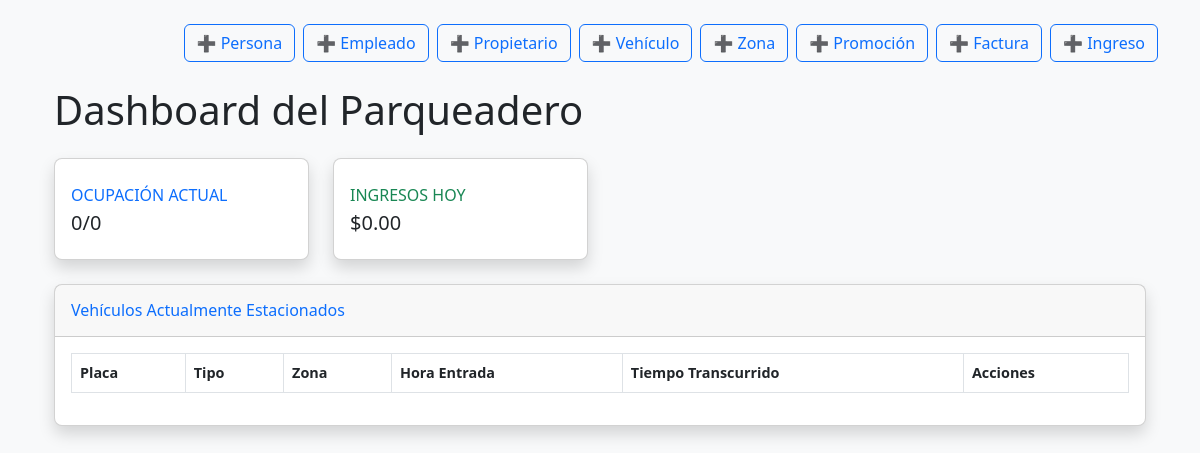
/, run on an earlier commit of the app's database.
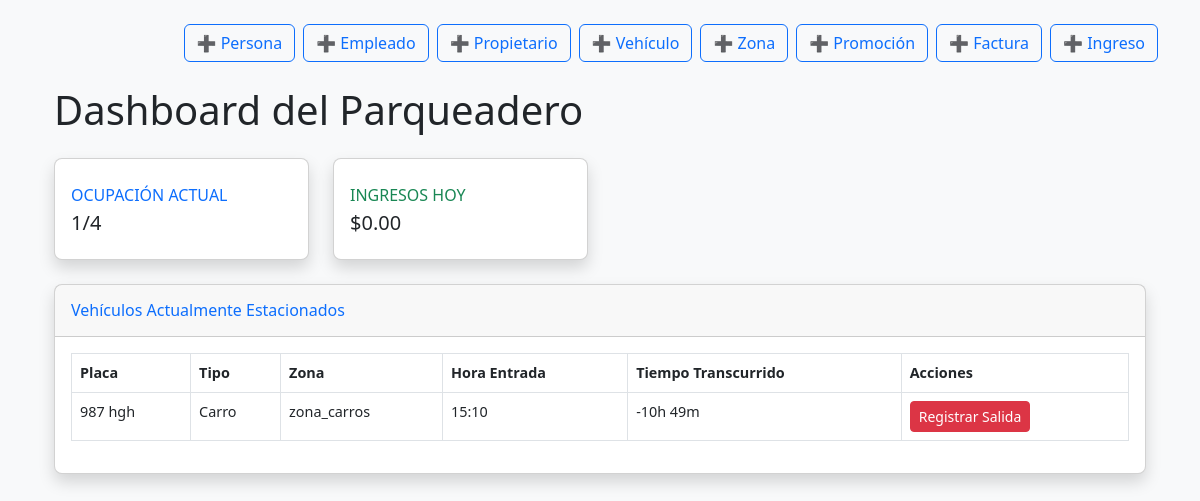
And on a later commit of the database.
### parqueadero/models.py (models this page shows, shortened)
class RegistroParqueo(models.Model):
    vehiculo = models.ForeignKey(Vehiculo, on_delete=models.CASCADE)
    hora_entrada = models.DateTimeField(auto_now_add=True)
    hora_salida = models.DateTimeField(null=True, blank=True)
    zona = models.ForeignKey(Zona, on_delete=models.PROTECT, null=True, blank=True)
    notas = models.TextField(blank=True, default='')
    cobro = models.DecimalField(max_digits=8, decimal_places=2, null=True, blank=True)
    @property
    def tiempo_transcurrido(self):
        if self.hora_salida:
            delta = self.hora_salida - self.hora_entrada
        else:
            delta = timezone.now() - self.hora_entrada
        hours, remainder = divmod(delta.total_seconds(), 3600)
        minutes, seconds = divmod(remainder, 60)
        return f"{int(hours)}h {int(minutes)}m"
    empleado_entrada = models.ForeignKey(  # Quién registró la entrada
        'Empleado',  # Asume que crearás el modelo Empleado
        on_delete=models.SET_NULL,
        null=True,
        related_name='registros_entrada'
    )
    empleado_salida = models.ForeignKey(  # Quién registró la salida
        'Empleado',
        on_delete=models.SET_NULL,
        null=True,
        blank=True,
        related_name='registros_salida'
    )
    promocion = models.ForeignKey(  # Descuento aplicado (opcional)
        'Promocion',
        on_delete=models.SET_NULL,
        null=True,
        blank=True
    )
    estado = models.CharField(  # Para flujos de trabajo complejos
        max_length=20,
        choices=[
            ('activo', 'Activo'),
            ('finalizado', 'Finalizado'),
            ('pendiente_pago', 'Pendiente de Pago'),
        ],
        default='activo'
    )

class Vehiculo(models.Model):
    placa = models.CharField(max_length=10, unique=True)
    tipo = models.CharField(max_length=20, choices=TIPOS_VEHICULO)
    zona_asignada = models.ForeignKey(Zona, on_delete=models.SET_NULL, null=True, blank=True)
    fecha_registro = models.DateTimeField(auto_now_add=True)
    marca = models.CharField(max_length=50, blank=True, null=True)  # Ej: Toyota, Honda
    modelo = models.CharField(max_length=50, blank=True, null=True)  # Ej: Corolla, CR-V
    color = models.CharField(max_length=30, blank=True, null=True)
    cliente = models.ForeignKey(  # Dueño del vehículo (relación opcional)
        'Cliente',  # Asume que crearás el modelo Cliente
        on_delete=models.SET_NULL,
        null=True,
        blank=True,
        related_name='mis_vehiculos'
    )
    observaciones = models.TextField(blank=True, null=True)  # Notas adicionales

class Zona(models.Model):
    nombre = models.CharField(max_length=50, choices=ZONAS, unique=True)
    capacidad = models.PositiveIntegerField()
    ocupados = models.PositiveIntegerField(default=0)
    ubicacion = models.CharField(  # Ej: "Piso 1", "Sótano B"
        max_length=50,
        blank=True,
        null=True,
        help_text="Descripción física de la zona (piso, sector, etc.)"
    )
    tarifa_horaria = models.DecimalField(  # Tarifa específica por zona (anula Tarifa general si se usa)
        max_digits=6,
        decimal_places=2,
        null=True,
        blank=True
    )
    habilitada = models.BooleanField(default=True)  # Para desactivar zonas en mantenimiento

### parqueadero/views.py (the view)
# urls.py: path('', views.dashboard, name='dashboard'),
def dashboard(request):
    registros_activos = RegistroParqueo.objects.filter(
        estado='activo'
    ).select_related('vehiculo', 'zona', 'empleado_entrada')
    zonas = Zona.objects.annotate(
        disponibles=F('capacidad') - F('ocupados')
    )
    ocupacion_total = sum(zona.ocupados for zona in zonas)
    capacidad_total = sum(zona.capacidad for zona in zonas)
    ingresos_hoy = Pago.objects.filter(
        fecha_pago__date=timezone.now().date()
    ).aggregate(total=Sum('monto'))['total'] or Decimal('0.00')
    context = {
        'registros_activos': registros_activos,
        'zonas': zonas,
        'ocupacion_total': ocupacion_total,
        'capacidad_total': capacidad_total,
        'ingresos_hoy': ingresos_hoy,
        'porcentaje_ocupacion': (ocupacion_total / capacidad_total * 100) if capacidad_total > 0 else 0,
    }
    return render(request, 'parqueadero/dashboard.html', context)

### parqueadero/templates/parqueadero/dashboard.html (shortened to what this page needs)
{% extends 'base.html' %}
{% load static %}
{% block content %}
<div class="container-fluid">
    <h1 class="mt-4">Dashboard del Parqueadero</h1>
    <div class="row mt-4">
        <div class="col-xl-3 col-md-6 mb-4">
            <div class="card border-left-primary shadow h-100 py-2">
                <div class="card-body">
                    <div class="row no-gutters align-items-center">
                        <div class="col mr-2">
                            <div class="text-xs font-weight-bold text-primary text-uppercase mb-1">
                                Ocupación Actual</div>
                            <div class="h5 mb-0 font-weight-bold text-gray-800">
                                {{ ocupacion_total }}/{{ capacidad_total }}
                            </div>
                        </div>
                    </div>
                </div>
            </div>
        </div>
        <div class="col-xl-3 col-md-6 mb-4">
            <div class="card border-left-success shadow h-100 py-2">
                <div class="card-body">
                    <div class="row no-gutters align-items-center">
                        <div class="col mr-2">
                            <div class="text-xs font-weight-bold text-success text-uppercase mb-1">
                                Ingresos Hoy</div>
                            <div class="h5 mb-0 font-weight-bold text-gray-800">
                                ${{ ingresos_hoy|floatformat:2 }}
                            </div>
                        </div>
                    </div>
                </div>
            </div>
        </div>
    </div>
    <div class="card shadow mb-4">
        <div class="card-header py-3">
            <h6 class="m-0 font-weight-bold text-primary">Vehículos Actualmente Estacionados</h6>
        </div>
        <div class="card-body">
            <div class="table-responsive">
                <table class="table table-bordered" id="dataTable" width="100%" cellspacing="0">
                    <thead>
                        <tr>
                            <th>Placa</th>
                            <th>Tipo</th>
                            <th>Zona</th>
                            <th>Hora Entrada</th>
                            <th>Tiempo Transcurrido</th>
                            <th>Acciones</th>
                        </tr>
                    </thead>
                    <tbody>
                        {% for registro in registros_activos %}
                        <tr>
                            <td>{{ registro.vehiculo.placa }}</td>
                            <td>{{ registro.vehiculo.get_tipo_display }}</td>
                            <td>{{ registro.zona.nombre }}</td>
                            <td>{{ registro.hora_entrada|date:"H:i" }}</td>
                            <td>{{ registro.tiempo_transcurrido }}</td>
                            <td>
                                <a href="{% url 'registrar_salida' registro.id %}"
                                class="btn btn-sm btn-danger">
                                    Registrar Salida
                                </a>
                            </td>
                        </tr>
                        {% endfor %}
                    </tbody>
                </table>
            </div>
        </div>
    </div>
</div>
{% endblock %}

### parqueadero/templates/base.html (shortened to what this page needs)
{% load static %}
<!DOCTYPE html>
<html lang="es">
<head>
    <link href="https://cdn.jsdelivr.net/npm/bootstrap@5.3.0/dist/css/bootstrap.min.css" rel="stylesheet">
    <link rel="stylesheet" href="{% static 'css/styles.css' %}">
</head>
<body>
    <main class="container mt-4">
        <div class="d-flex flex-wrap gap-2 justify-content-end mb-4">
            <a href="{% url 'crear_persona' %}" class="btn btn-outline-primary">➕ Persona</a>
            <a href="{% url 'crear_empleado' %}" class="btn btn-outline-primary">➕ Empleado</a>
            <a href="{% url 'crear_propietario' %}" class="btn btn-outline-primary">➕ Propietario</a>
            <a href="{% url 'crear_vehiculo' %}" class="btn btn-outline-primary">➕ Vehículo</a>
            <a href="{% url 'crear_zona' %}" class="btn btn-outline-primary">➕ Zona</a>
            <a href="{% url 'crear_promocion' %}" class="btn btn-outline-primary">➕ Promoción</a>
            <a href="{% url 'crear_factura' %}" class="btn btn-outline-primary">➕ Factura</a>
            <a href="{% url 'crear_ingreso' %}" class="btn btn-outline-primary">➕ Ingreso</a>
        </div>
        {% block content %}{% endblock %}
    </main>
</body>
</html>

### parqueadero/templates/partials/_header.html
{% load static %}

### parqueadero/templates/partials/_navigation.html
{% load static %}

### parqueadero/templates/partials/_footer.html
{% load static %}

### parqueadero/static/css/styles.css (style rules this page uses)
body { font-family: 'Segoe UI', Tahoma, Geneva, Verdana, sans-serif; background-color: #f8f9fa; }
.card { border-radius: 0.5rem; transition: transform 0.3s; }
#dataTable { font-size: 0.9rem; }

What changed in the data, as far as the page shows it:
added RegistroParqueo: vehiculo.placa "987 hgh", vehiculo.tipo "Carro", zona.nombre "zona_carros", hora_entrada "15:10", tiempo_transcurrido "-10h 49m"
Also different on the page:
{{ ocupacion_total }}: "0" → "1"
{{ capacidad_total }}: "0" → "4"
